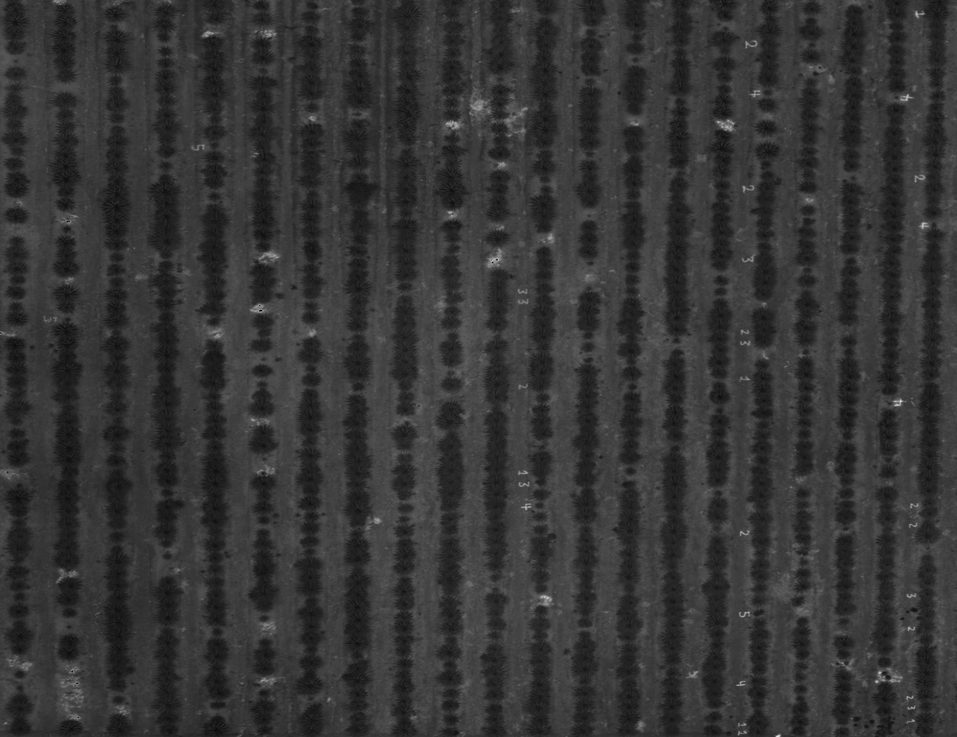
%> input picture data/SET001/red.png, 957 x 737 px, shrunk from 2519 x 1940 before the run; the run also reads 1 picture not shown here
$ octave source_code.m   (GNU Octave 9; MATLAB toolbox functions it lacks are replaced by stand-ins)
%> lines starting %> are read from the running program, lines starting %| are printed output that depends on the picture
close all, clear all, clc;

# load data and normalization
red = imread('data/SET001/red.png');
%> red is the input picture: size 737x957 uint8; min 0, max 229, mean 53.5
red = double(red) / 255.0;
%> red: size 737x957 double
green = imread('data/SET001/green.png');
green = double(green) / 255.0;
%> green: size 737x957 double
blue = imread('data/SET001/blue.png');
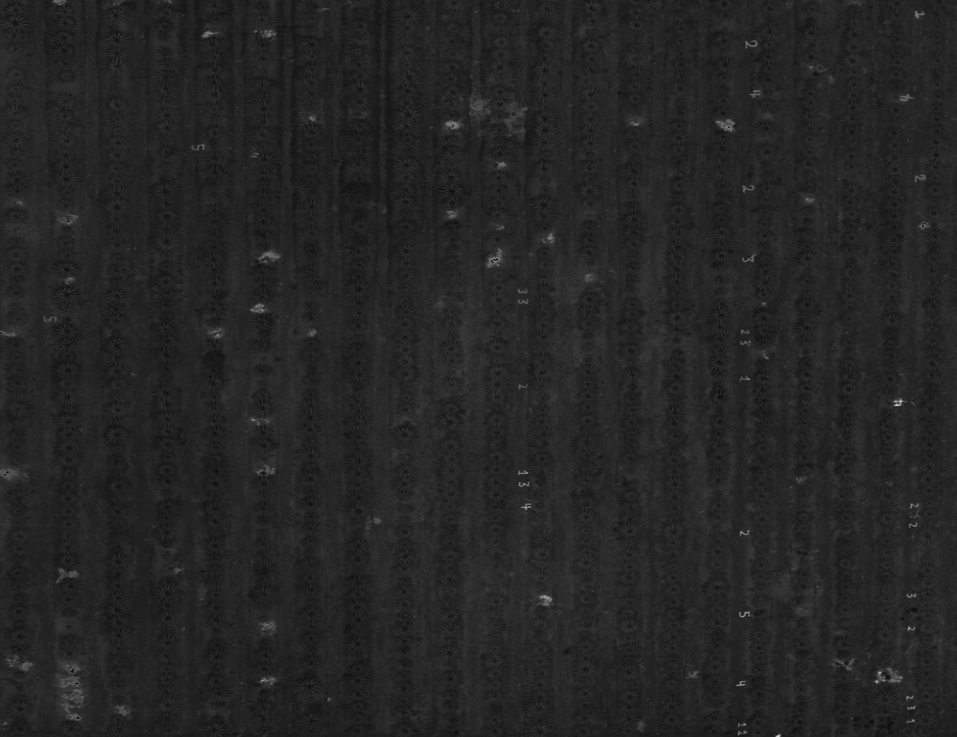
%> input picture data/SET001/blue.png, 957 x 737 px, shrunk from 2519 x 1940 before the run
%> blue is the input picture: size 737x957 uint8; min 0, max 215, mean 36.7
blue = double(blue) / 255.0;
%> blue: size 737x957 double
nir = imread('data/SET001/nir.png');
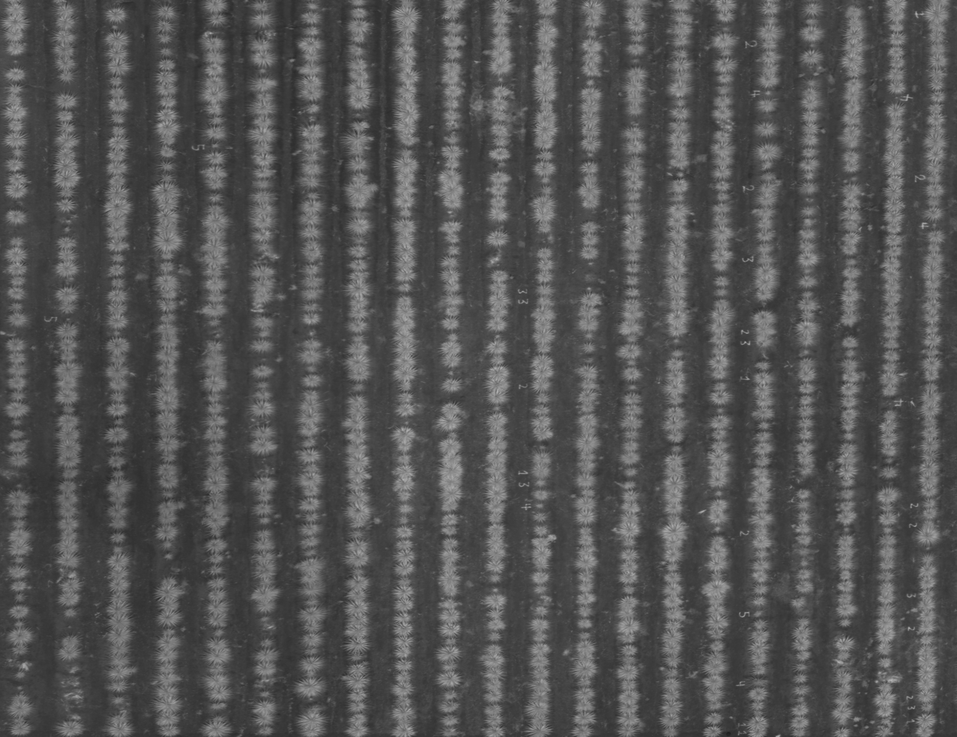
%> input picture data/SET001/nir.png, 957 x 737 px, shrunk from 2519 x 1940 before the run
%> nir is the input picture: size 737x957 uint8; min 31, max 180, mean 83.8
nir = double(nir) / 255.0;
%> nir: size 737x957 double
red_edge = imread('data/SET001/red_edge.png');
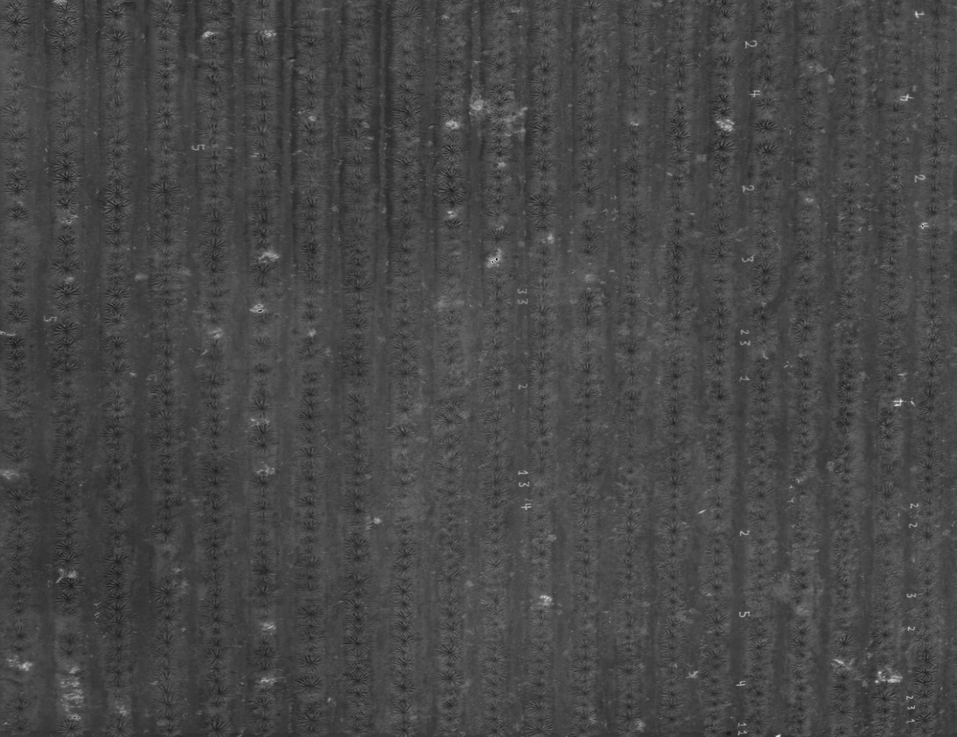
%> input picture data/SET001/red_edge.png, 957 x 737 px, shrunk from 2519 x 1940 before the run
%> red_edge is the input picture: size 737x957 uint8; min 5, max 232, mean 71.1
red_edge = double(red_edge) / 255.0;
%> red_edge: size 737x957 double


# estimate vegetation indexes
#avoid divide for 0 in non information pixels
DEN_NDRE =  (nir + red_edge); DEN_NDRE(DEN_NDRE==0) = 1;

# estimate NDRE index
ndre = (nir - red_edge) ./ DEN_NDRE;

# ndre bias for 0 to 1 values instead mathematical normalization
ndre(ndre < 0) = 0; ndre(ndre > 1) = 1;

# avoid divide for 0 in non information pixels
DEN_NDVI =  (nir + red); DEN_NDRE(DEN_NDVI==0) = 1;

# estimate NDVI index
ndvi = (nir - red) ./ DEN_NDVI;

# ndVI bias for 0 to 1 values instead mathematical normalization
ndvi(ndvi < 0) = 0; ndvi(ndre > 1) = 1;
%> after `ndvi(ndvi < 0) = 0`:
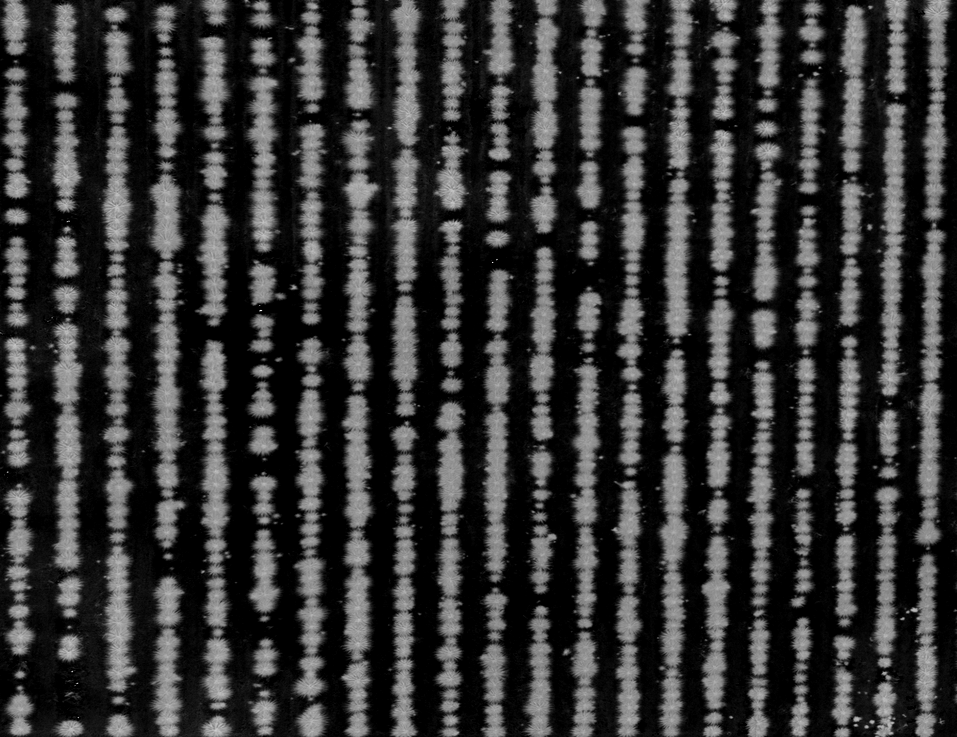
%> ndvi: size 737x957 double; min 0, max 1, mean 0.208

# clorophyll green index
DEN_GREEN = green; DEN_GREEN(DEN_GREEN == 0) = 1;
%> after `DEN_GREEN(DEN_GREEN == 0) = 1`: DEN_GREEN: size 737x957 double; min 0.0196, max 1, mean 0.179
cloro_green = (nir ./ DEN_GREEN) - 1;
cloro_green(cloro_green < 0) = 0; cloro_green(cloro_green > 1) = 1;
%> after `cloro_green(cloro_green < 0) = 0`: cloro_green: size 737x957 double; min 0, max 25, mean 0.9

# Clorophyll red_edge index
DEN_CLORO = red_edge; DEN_CLORO(DEN_CLORO ==0 ) = 1;
cloro_red_edge = (nir ./ DEN_CLORO) - 1;
cloro_red_edge(cloro_red_edge < 0) = 0; cloro_red_edge(cloro_red_edge > 1) = 1;
%> after `cloro_red_edge(cloro_red_edge > 1) = 1`:
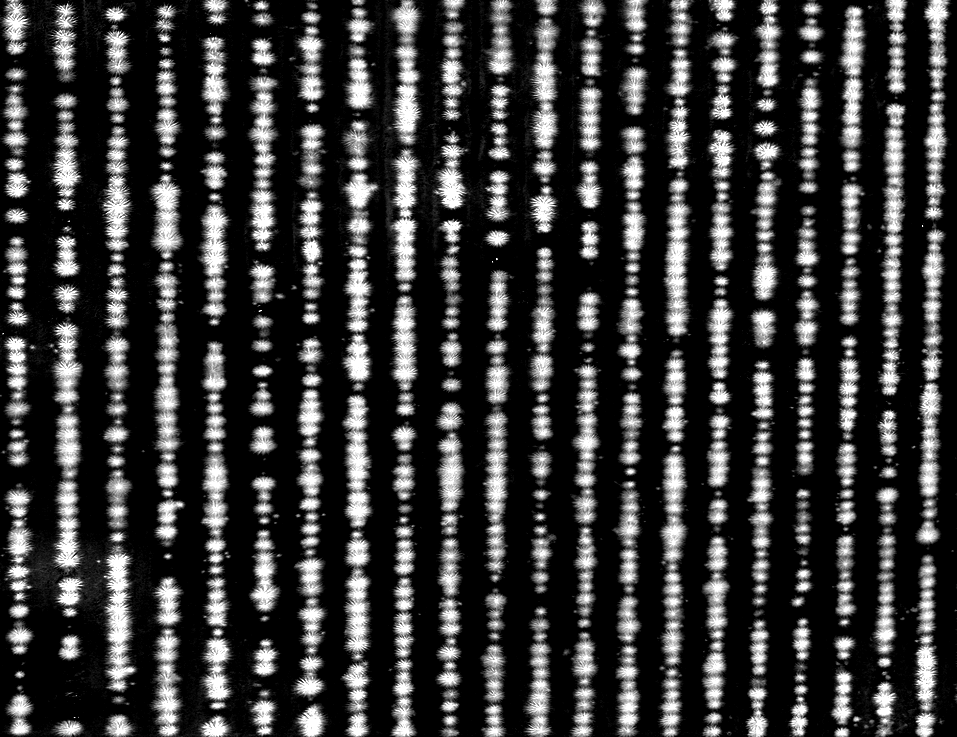
%> cloro_red_edge: size 737x957 double; min 0, max 1, mean 0.221

#create rgb image
rgb(:,:,1) = red; rgb(:,:,2) = green; rgb(:,:,3) = blue;
red_rgb (:,:,1) = nir; red_rgb (:,:,2) = green; red_rgb (:,:,3) = blue;

colors(:,:,3) = red;
colors(:,:,2) = green;
colors(:,:,1) = cloro_red_edge;
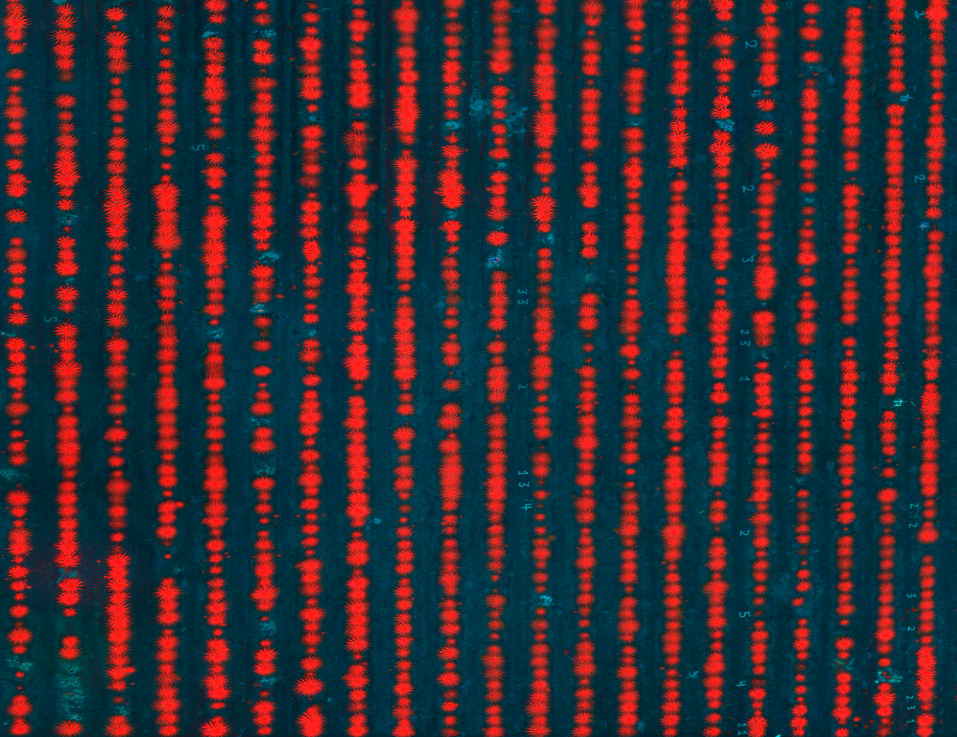
%> colors: size 737x957x3 double; mean R, G, B 0.221, 0.179, 0.21
# visualization
figure, imshow(rgb), title('rgb')
figure, imshow(red_rgb), title('red rgb')
figure, imshow(colors), title('colo colors rgb')
figure, imshow(ndre), title('ndre')
figure, imshow(ndvi), title('ndvi')
figure, imshow(cloro_green), title('cloro green ')
figure, imshow(cloro_red_edge), title('cloro red edge')
